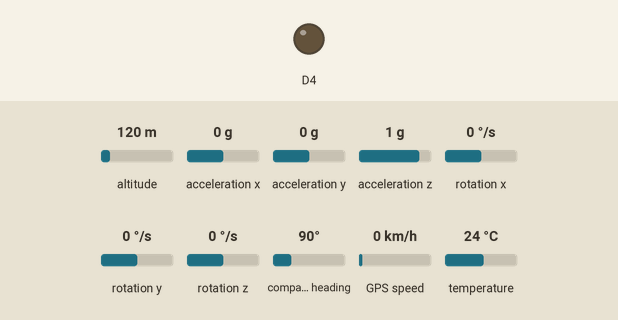
This sketch was run on a simulated ESP8266 (NodeMCU). Parts: output pins drawn as LEDs (lit = HIGH). The test bench sets the inputs (shaded band); at power-on: altitude 120 m, acceleration x 0 g, acceleration y 0 g, acceleration z 1 g, rotation x 0 °/s, rotation y 0 °/s, rotation z 0 °/s, compass heading 90°, GPS speed 0 km/h, temperature 24 °C. WiFi joins after 1.5 s; servers stay silent unless stated; the GPS gets a fix after 3 s at 37.7749, -122.4194 with 8 satellites; what the sketch prints to the serial monitor is not drawn.

Above: at 0.1 s.
At 1.5 s:
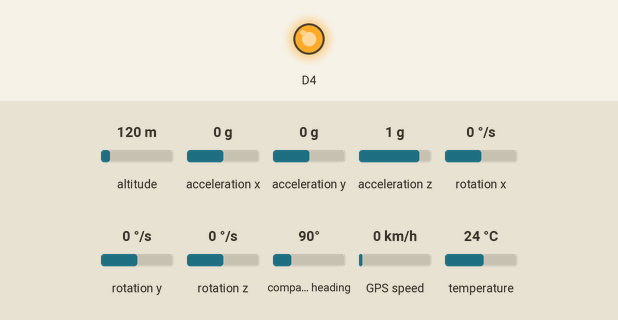
Timing chart, 0 to 3.0 s (numbered marks = the images above):
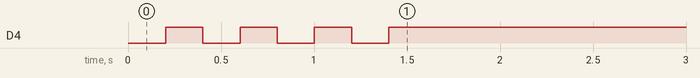

The sketch:

Bike_and_Car_Safety_Arduino.ino
```cpp
#include <Adafruit_MPU6050.h>
#include <Adafruit_Sensor.h>
#include <Wire.h>
#include <TinyGPS++.h>
#include "FirebaseESP8266.h"

Adafruit_MPU6050 mpu;
TinyGPSPlus gps;
FirebaseData firebaseData;
FirebaseJson json;


#define FIREBASE_HOST "bikeaccidentdetectionsystem-default-rtdb.firebaseio.com"
#define FIREBASE_AUTH "AVeFlnxwgxHGyLRPD3ujAhhDYVQE48GaM41LejP4"

#define WIFI_SSID "BikeSafety"
#define WIFI_PASSWORD "12345678"


double Lat=10,Lon=11,x,y,tem;


void writeDB(String field,String value){
 Firebase.setString(firebaseData, "/Data/"+field,value );

}


void setup(void) {

  Serial.begin(9600);
  WiFi.begin(WIFI_SSID, WIFI_PASSWORD);
  Serial.print("Connecting to Wi-Fi");

  pinMode(D4,OUTPUT);
  while (WiFi.status() != WL_CONNECTED)
  {
    digitalWrite(D4,0);
    Serial.print(".");
    delay(200);
    digitalWrite(D4,1);
    Serial.print(".");
    delay(200);

  }

  Serial.println();
  Serial.print("Connected with IP: ");
  Serial.println(WiFi.localIP());
  Serial.println();

  Firebase.begin(FIREBASE_HOST, FIREBASE_AUTH);
  Firebase.reconnectWiFi(true);

  while (!Serial)
    delay(10);

  if (!mpu.begin()) {
    Serial.println("Failed to find MPU6050 chip");
    while (1) {
      delay(10);
    }
  }
  Serial.println("MPU6050 Found!");


  delay(100);
}

double xLimit=5.0,yLimit=5.0, tLimit=50.0;

void loop() {


     while(Serial.available())
  {
    gps.encode(Serial.read());

  }
  if(gps.location.isUpdated())
  {

    Lat=gps.location.lat();
    Lon=gps.location.lng();
    Serial.print("GPS: "+String(gps.location.lat(),6));
    Serial.print("  ");
    Serial.print(String(gps.location.lng(),6)+"   ");

    writeDB("/Location/Lat",String(Lat,6));
    writeDB("/Location/Lon",String(Lon,6));

  }

   delay(250);


  sensors_event_t a, g, temp;
  mpu.getEvent(&a, &g, &temp);

  x=a.acceleration.y;
  y=a.acceleration.z;
  tem=temp.temperature;

  Serial.print("Acceleration: ");
  Serial.print(x);
  Serial.print("  ");
  Serial.print(y);


  Serial.print("  Temp: ");
  Serial.println(tem);

   writeDB("/X",String(x));
   writeDB("/Y",String(y));
   writeDB("/Temp",String(tem));
   String d=String(xLimit<x || -xLimit>x || yLimit<=y  || -yLimit>y|| tLimit<=tem);
   Serial.println(d);
   writeDB("/Danger",d);


  delay(250);


}
```
